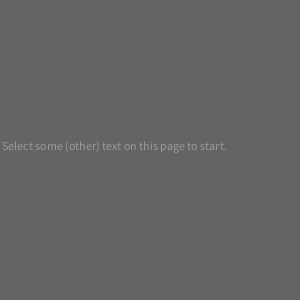
Frame 1 (no input)
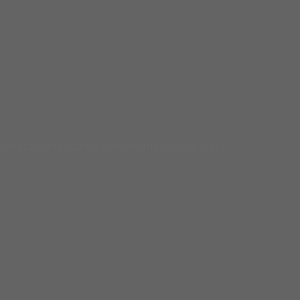
Frame 60 (the mouse pressed at the canvas centre just before this capture)
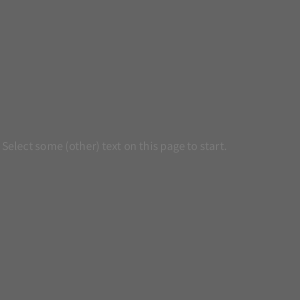
Frame 120 (the mouse held since frame 60 and released just before this capture)

The Processing sketch that drew these frames (run headless with seeded random() and noise(); from frame 60 on, the mouse is pressed at the canvas centre):

// Processing sketch: selectionFlower
// ── selectionFlower.pde
/**
 *    <p>This example shows you how to get the currently selected text 
 *    from the HTML page that this sketch is running in.</p>
 *
 *    <p>Just select some text somewhere on this page and see it be transformed
 *    into a ... graph.</p>
 *
 *    <p>Heavily inspired by <a href="http://bit.ly/jHvvWX">Boris Müller</a>.</p>
 */

/* @pjs transparent=true; */

String selectedText = "";

void setup ()
{
    size( 300, 300 );
}

void draw ()
{
    background( 100,0 );
    fill( 255 );
    
    if ( !selectedText.equals("") )
    {
        translate( width/2, height/2 );

        float tw = selectedText.length() * 10;
        float[] x = new float[selectedText.length()];
        float[] y = new float[selectedText.length()];
        
        for ( int i = 0, n = 0; i < tw; n++ )
        {
            char cr = new Character(selectedText.charAt(n));
            float c = cr;
            
            float r = -HALF_PI + map( i, 0, tw, 0, TWO_PI );
            
            x[n] = cos(r)*c;
            y[n] = sin(r)*c;
            
            i += 10;
        }
        
        fill( 100 );
        
        if ( x.length > 0 )
        {
            beginShape();
                for ( int i = 0; i < x.length; i++ )
                {
                    vertex( x[i], y[i] );
                }
            endShape( CLOSE );
        }
        
        smooth();
        fill( 255 );
        stroke( 150 );
        
        for ( int i = 0; i < x.length; i++ )
            text( selectedText.charAt(i), x[i]*1.15, y[i]*1.15+6 );
    }
    else
    {
        fill( map( sin(frameCount/12.0),-1,1,100,200 ) );
        text("Select some (other) text on this page to start.", 2, height/2);
    }
}

void setSelectionText ( String txt )
{
    selectedText = txt;
}
